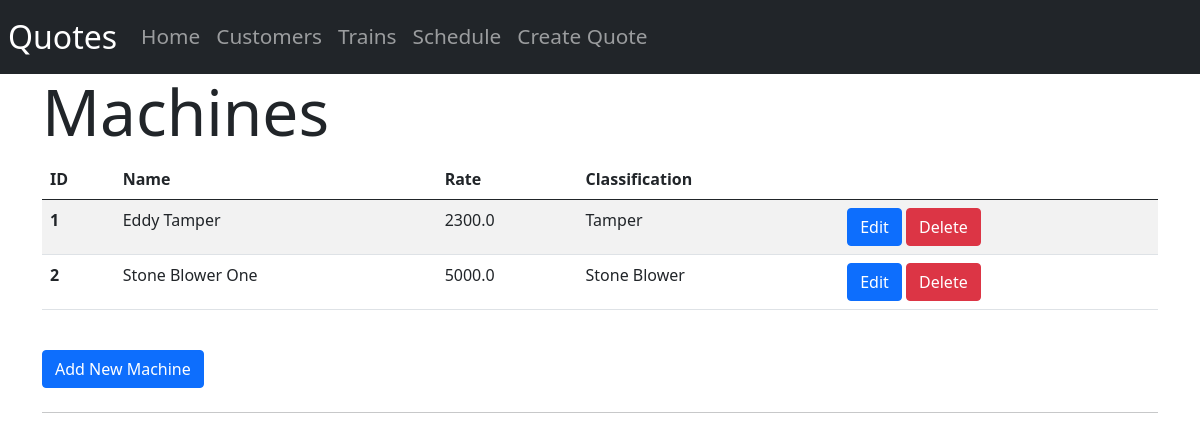
The page /trains on the database its author committed.
### Website/models.py (models this page shows)
class Train(db.Model):
    id = db.Column(db.Integer(), primary_key=True)
    name = db.Column(db.Integer())
    rate = db.Column(db.Float())
    classification = db.Column(db.String(150))
    quotes = db.relationship('Quote')

### Website/views.py (the view)
@views.route('/trains', methods=['GET'])
def trains():
    if request.method == 'GET':
        return render_template("trains.html", trains_list=Train.query.all())
    return render_template("trains.html")

### Website/Templates/trains.html
{% extends "base.html" %} {% block title %}Trains{% endblock %}
{% block content %}
<h1 class="display-3">Machines</h1>
<table class="table table-hover table-striped">
    <thead>
        <tr>
            <th scope="col">ID</th>
            <th scope="col">Name</th>
            <th scope="col">Rate</th>
            <th scope="col">Classification</th>
            <th scope="col"></th>
        </tr>
    </thead>
    <tbody>
        {% for machine in trains_list %}
        <tr>
            <th scope="row">{{ machine.id }}</th>
            <td>{{ machine.name }}</td>
            <td>{{ machine.rate }}</td>
            <td>{{ machine.classification }}</td>
            <td>
                <button type="btn" class="btn btn-primary">Edit</button>
                <button type="button" class="btn btn-danger" onClick="deleteTrain({{ machine.id }})">Delete</button>
            </td>
        </tr>
        {% endfor %}
    </tbody>
</table>
<br />
<form action="/addmachine">
    <button type="submit" class="btn btn-primary">Add New Machine</button>
</form>
{% endblock %}

### rows shown on the page
Train: id "1", name "Eddy Tamper", rate "2300.0", classification "Tamper"
Train: id "2", name "Stone Blower One", rate "5000.0", classification "Stone Blower"
